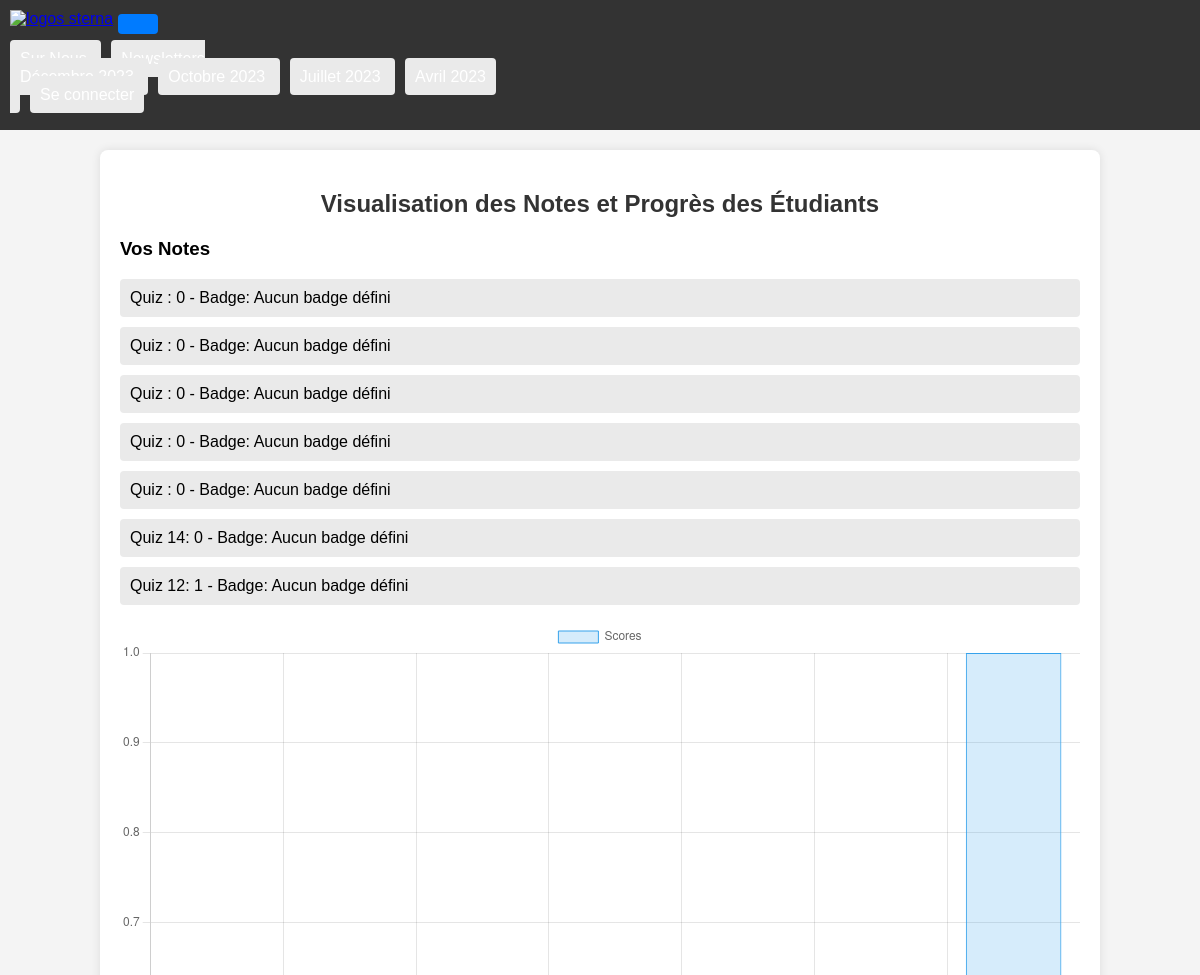
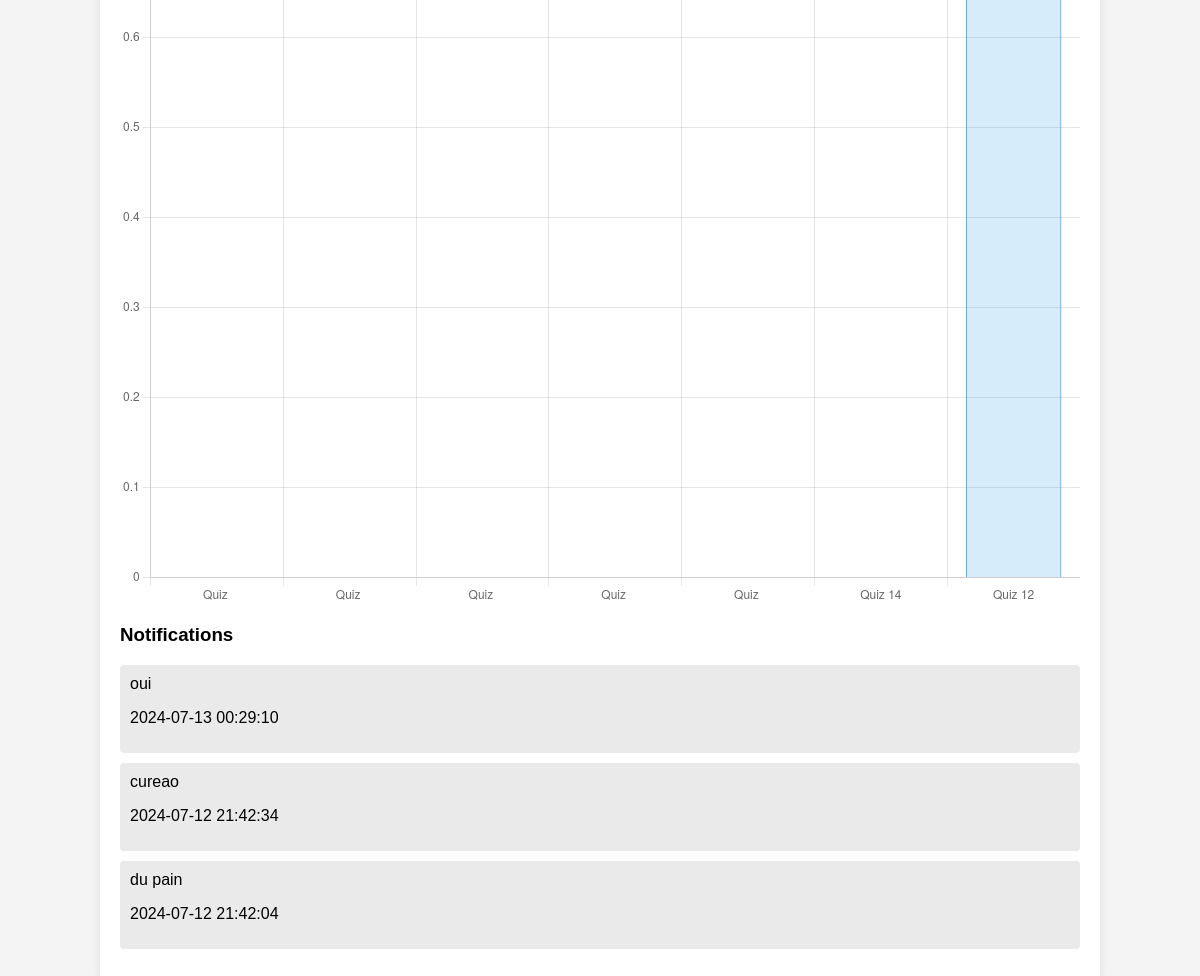
/pages/notes.php (signed in), run on the app's committed database (2 pictures, top to bottom).
### tables this page shows
CREATE TABLE `grades` (
  `id` int(11) NOT NULL,
  `quiz_id` int(11) DEFAULT NULL,
  `student_id` int(11) DEFAULT NULL,
  `score` decimal(5,2) DEFAULT NULL,
  `date_taken` date DEFAULT NULL,
  `session_id` int(11) DEFAULT NULL,
  `grade` int(11) NOT NULL
);

CREATE TABLE `notif_all` (
  `id` int(11) NOT NULL,
  `student_id` int(11) DEFAULT NULL,
  `message` text DEFAULT NULL,
  `is_read` tinyint(1) DEFAULT 0,
  `created_at` timestamp NOT NULL DEFAULT current_timestamp()
);

### pages/notes.php (the view, shortened to what this page needs)
<?php
include('../admin/config.php');
$student_id = $_SESSION['student_id'];
$query = "SELECT quiz_id, grade FROM grades WHERE student_id = :student_id";
$stmt = $pdo->prepare($query);
$stmt->bindParam(':student_id', $student_id, PDO::PARAM_INT);
$stmt->execute();
$grades = $stmt->fetchAll(PDO::FETCH_ASSOC);
$labels = [];
$data = [];
$badges = [];
foreach ($grades as $grade) {
    $labels[] = 'Quiz ' . $grade['quiz_id'];
    $data[] = $grade['grade'];
    if ($grade['grade'] >= 90) {
        $badges[] = 'Gold';
    } elseif ($grade['grade'] >= 75) {
        $badges[] = 'Silver';
    } else {
        $badges[] = 'Bronze';
    }
}
$labels_json = json_encode($labels);
$data_json = json_encode($data);
?>
<!DOCTYPE html>
<html lang="fr">
<head>
    <link rel="stylesheet" href="https://cdnjs.cloudflare.com/ajax/libs/Chart.js/3.7.0/chart.min.css" />
    <link rel="stylesheet" href="styles.css">
</head>
<body>
    <?php include('navbar.php'); ?>
    <div class="container">
        <h2>Visualisation des Notes et Progrès des Étudiants</h2>
        <div>
            <h3>Vos Notes</h3>
            <ul>
            <?php foreach ($grades as $grade): ?>
                <li>Quiz <?php echo $grade['quiz_id']; ?>: <?php echo $grade['grade']; ?> - Badge:
                    <?php
                    $badge_index = $grade['quiz_id'] - 1;
                    if (isset($badges[$badge_index])) {
                        echo $badges[$badge_index];
                    } else {
                        echo 'Aucun badge défini';
                    }
                    ?>
                </li>
            <?php endforeach; ?>
            </ul>
        </div>
        <canvas id="myChart" width="400" height="400"></canvas>
        <div>
            <h3>Notifications</h3>
            <ul>
                <?php
                $query = "SELECT message, created_at FROM notif_all WHERE student_id = :student_id AND is_read = 0 ORDER BY created_at DESC";
                $stmt = $pdo->prepare($query);
                $stmt->bindParam(':student_id', $student_id, PDO::PARAM_INT);
                $stmt->execute();
                $notifications = $stmt->fetchAll(PDO::FETCH_ASSOC);
                foreach ($notifications as $notification):
                ?>
                    <li>
                        <?php echo $notification['message']; ?>
                        <p><?php echo $notification['created_at']; ?></p>
                    </li>
                <?php endforeach; ?>
            </ul>
        </div>
    </div>
    <script>
        var ctx = document.getElementById('myChart').getContext('2d');
        var labels = <?php echo $labels_json; ?>;
        var data = <?php echo $data_json; ?>;
        var myChart = new Chart(ctx, {
            type: 'bar',
            data: {
                labels: labels,
                datasets: [{
                    label: 'Scores',
                    data: data,
                    backgroundColor: 'rgba(54, 162, 235, 0.2)',
                    borderColor: 'rgba(54, 162, 235, 1)',
                    borderWidth: 1
                }]
            },
            options: {
                scales: {
                    y: {
                        beginAtZero: true
                    }
                }
            }
        });
    </script>
</body>
</html>

### pages/styles.css (style rules this page uses)
body { font-family : Arial, sans-serif; background-color: #f4f4f4; margin : 0; padding : 0; }
.container { width : 80%; margin : 20px auto; padding : 20px; background-color: #fff; border-radius : 8px; box-shadow : 0 0 10px rgba(0, 0, 0, 0.1); }
h2 { text-align: center; color : #333; }
ul { list-style-type: none; padding : 0; }
li { margin : 10px 0; padding : 10px; background-color: #eaeaea; border-radius : 4px; }

### data on the page
grades: grade "0", shows "Aucun badge défini"
grades: grade "0", shows "Aucun badge défini"
grades: grade "0", shows "Aucun badge défini"
grades: grade "0", shows "Aucun badge défini"
grades: grade "0", shows "Aucun badge défini"
grades: quiz "14", grade "0", shows "Aucun badge défini"
grades: quiz "12", grade "1", shows "Aucun badge défini"
notif_all: message "oui", created_at "2024-07-13 00:29:10"
notif_all: message "cureao", created_at "2024-07-12 21:42:34"
notif_all: message "du pain", created_at "2024-07-12 21:42:04"

### other printed values
chart data {{ $data_json }} [0,0,0,0,0,0,1]
